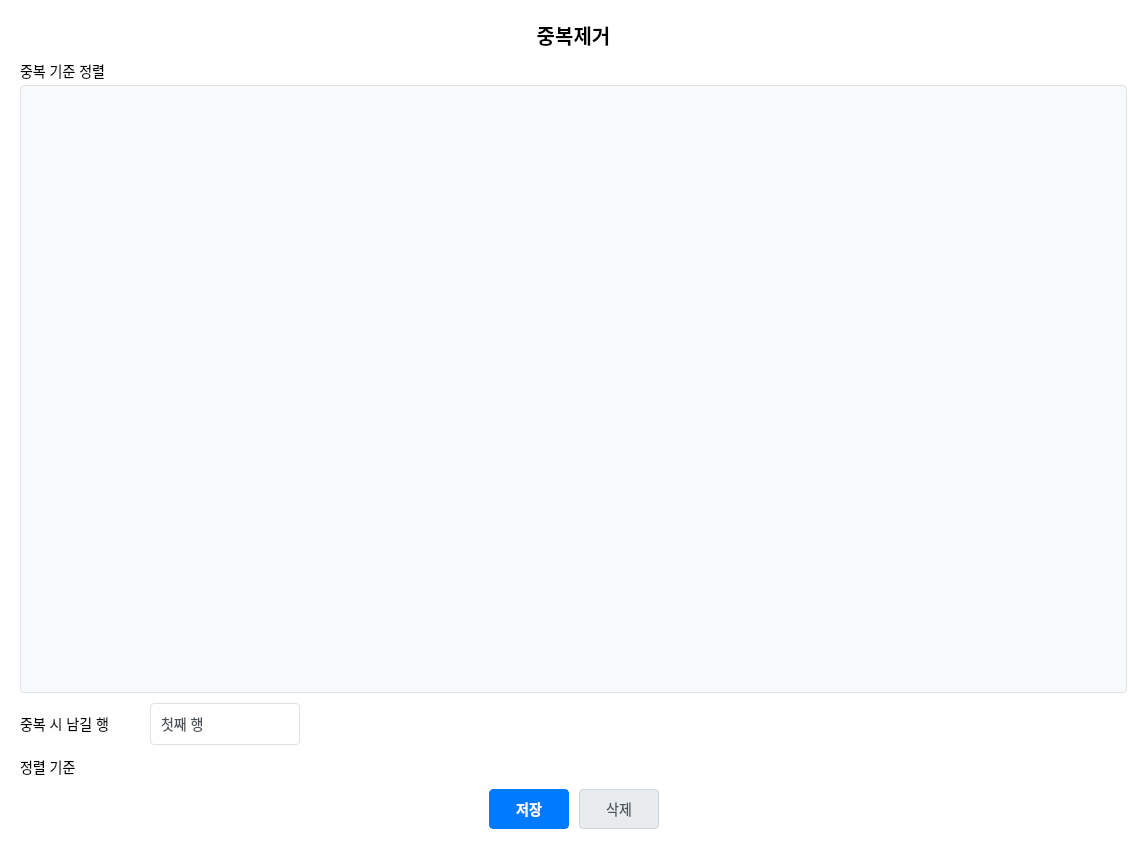
<?xml version="1.0" encoding="UTF-8"?>
<ui version="4.0">
 <class>ExportWidget</class>
 <widget class="QWidget" name="ExportWidget">
  <property name="geometry">
   <rect>
    <x>0</x>
    <y>0</y>
    <width>1147</width>
    <height>849</height>
   </rect>
  </property>
  <property name="styleSheet">
   <string notr="true">QWidget {
    background: white;
}
QLabel {
    color: #000000;
    font-size: 14px;
    background-color: transparent;
}
QLineEdit {
    padding: 8px 12px;
    border: 1px solid #ced4da;
    border-radius: 4px;
    background-color: #ffffff;
    font-size: 14px;
    min-height: 20px;
    color: #495057;
}
QLineEdit:focus {
    border: 1px solid #80bdff;
    outline: 0;
}
QPushButton {
    color: #495057;
    background-color: #e9ecef;
    border: 1px solid #ced4da;
    padding: 8px;
    border-radius: 4px;
    font-size: 14px;
}
QPushButton:hover {
    background-color: #dee2e6;
}
QPushButton#save_button {
    color: #fff;
    background-color: #007bff;
    border-color: #007bff;
    font-weight: bold;
}
QPushButton#save_button:hover {
    color: #fff;
    background-color: #0069d9;
    border-color: #0062cc;
}
QPushButton#save_button:pressed {
    background-color: #0062cc;
    border-color: #005cbf;
}
</string>
  </property>
  <layout class="QVBoxLayout" name="verticalLayout">
   <property name="spacing">
    <number>10</number>
   </property>
   <property name="leftMargin">
    <number>20</number>
   </property>
   <property name="topMargin">
    <number>20</number>
   </property>
   <property name="rightMargin">
    <number>20</number>
   </property>
   <property name="bottomMargin">
    <number>20</number>
   </property>
   <item>
    <widget class="QLabel" name="title_label">
     <property name="styleSheet">
      <string notr="true">font-size: 20px;
font-weight: bold;
color: #000000;
background-color: transparent;</string>
     </property>
     <property name="text">
      <string>중복제거</string>
     </property>
     <property name="alignment">
      <set>Qt::AlignmentFlag::AlignCenter</set>
     </property>
    </widget>
   </item>
   <item>
    <widget class="QScrollArea" name="scrollArea">
     <property name="sizePolicy">
      <sizepolicy hsizetype="Expanding" vsizetype="Expanding">
       <horstretch>0</horstretch>
       <verstretch>1</verstretch>
      </sizepolicy>
     </property>
     <property name="styleSheet">
      <string notr="true">QScrollArea {
    border: none;
    background-color: transparent;
}
QScrollBar:vertical {
    border: none;
    background: #f8f9fa;
    width: 10px;
    margin: 0px;
}
QScrollBar::handle:vertical {
    background: #dee2e6;
    min-height: 20px;
    border-radius: 5px;
}
QScrollBar::handle:vertical:hover {
    background: #adb5bd;
}
QScrollBar::add-line:vertical, QScrollBar::sub-line:vertical {
    height: 0px;
}
QScrollBar::add-page:vertical, QScrollBar::sub-page:vertical {
    background: none;
}</string>
     </property>
     <property name="verticalScrollBarPolicy">
      <enum>Qt::ScrollBarPolicy::ScrollBarAsNeeded</enum>
     </property>
     <property name="horizontalScrollBarPolicy">
      <enum>Qt::ScrollBarPolicy::ScrollBarAlwaysOff</enum>
     </property>
     <property name="widgetResizable">
      <bool>true</bool>
     </property>
     <widget class="QWidget" name="scrollAreaWidgetContents">
      <property name="geometry">
       <rect>
        <x>0</x>
        <y>0</y>
        <width>1107</width>
        <height>723</height>
       </rect>
      </property>
      <layout class="QVBoxLayout" name="scrollLayout">
       <property name="spacing">
        <number>10</number>
       </property>
       <property name="leftMargin">
        <number>0</number>
       </property>
       <property name="topMargin">
        <number>0</number>
       </property>
       <property name="rightMargin">
        <number>0</number>
       </property>
       <property name="bottomMargin">
        <number>0</number>
       </property>
       <item>
        <layout class="QVBoxLayout" name="verticalLayout_2">
         <property name="spacing">
          <number>3</number>
         </property>
         <property name="sizeConstraint">
          <enum>QLayout::SizeConstraint::SetDefaultConstraint</enum>
         </property>
         <item>
          <widget class="QLabel" name="label">
           <property name="styleSheet">
            <string notr="true">QLabel {
    color: #000000;
    font-size: 14px;
    background-color: transparent;
}</string>
           </property>
           <property name="text">
            <string>중복 기준 정렬</string>
           </property>
          </widget>
         </item>
         <item>
          <widget class="QTableWidget" name="column_table">
           <property name="sizePolicy">
            <sizepolicy hsizetype="Expanding" vsizetype="Expanding">
             <horstretch>0</horstretch>
             <verstretch>1</verstretch>
            </sizepolicy>
           </property>
           <property name="minimumSize">
            <size>
             <width>0</width>
             <height>300</height>
            </size>
           </property>
           <property name="styleSheet">
            <string notr="true">QTableWidget {
    background-color: #f8f9fa;
    border: 1px solid #dee2e6;
    border-radius: 4px;
    gridline-color: #e9ecef;
    color: #212529;
}
QTableWidget::item {
    padding: 4px;
    border-bottom: 1px solid #e9ecef;
    color: #212529;
    background-color: white;
}
QTableWidget::item:selected {
    background-color: #e7f5ff;
    color: #212529;
}
QTableWidget::item:focus {
    outline: none;
    border: none;
    background: #e7f5ff;
}
QHeaderView::section {
    background-color: #f8f9fa;
    color: #212529;
    padding: 8px;
    border: none;
    border-right: 1px solid #dee2e6;
    border-bottom: 1px solid #dee2e6;
    font-weight: bold;
}
QScrollBar:vertical {
    border: none;
    background: #f8f9fa;
    width: 10px;
    margin: 0px;
}
QScrollBar::handle:vertical {
    background: #dee2e6;
    min-height: 20px;
    border-radius: 5px;
}
QScrollBar::handle:vertical:hover {
    background: #adb5bd;
}
QScrollBar::add-line:vertical, QScrollBar::sub-line:vertical {
    height: 0px;
}
QScrollBar::add-page:vertical, QScrollBar::sub-page:vertical {
    background: none;
}
QScrollBar:horizontal {
    border: none;
    background: #f8f9fa;
    height: 10px;
    margin: 0px;
}
QScrollBar::handle:horizontal {
    background: #dee2e6;
    min-width: 20px;
    border-radius: 5px;
}
QScrollBar::handle:horizontal:hover {
    background: #adb5bd;
}
QScrollBar::add-line:horizontal, QScrollBar::sub-line:horizontal {
    width: 0px;
}
QScrollBar::add-page:horizontal, QScrollBar::sub-page:horizontal {
    background: none;
}</string>
           </property>
           <property name="editTriggers">
            <set>QAbstractItemView::EditTrigger::NoEditTriggers</set>
           </property>
           <property name="selectionMode">
            <enum>QAbstractItemView::SelectionMode::NoSelection</enum>
           </property>
           <property name="rowCount">
            <number>5</number>
           </property>
           <property name="columnCount">
            <number>0</number>
           </property>
           <attribute name="horizontalHeaderVisible">
            <bool>true</bool>
           </attribute>
           <attribute name="verticalHeaderVisible">
            <bool>false</bool>
           </attribute>
           <row/>
           <row/>
           <row/>
           <row/>
           <row/>
          </widget>
         </item>
         <item>
          <layout class="QVBoxLayout" name="verticalLayout_4"/>
         </item>
        </layout>
       </item>
       <item>
        <layout class="QVBoxLayout" name="verticalLayout_3">
         <item>
          <layout class="QHBoxLayout" name="horizontalLayout_2">
           <item>
            <widget class="QLabel" name="label_2">
             <property name="minimumSize">
              <size>
               <width>120</width>
               <height>0</height>
              </size>
             </property>
             <property name="maximumSize">
              <size>
               <width>120</width>
               <height>16777215</height>
              </size>
             </property>
             <property name="styleSheet">
              <string notr="true">QLabel {
    color: #000000;
    font-size: 14px;
    background-color: transparent;
}</string>
             </property>
             <property name="text">
              <string>중복 시 남길 행</string>
             </property>
            </widget>
           </item>
           <item>
            <widget class="QComboBox" name="comboBox">
             <property name="minimumSize">
              <size>
               <width>150</width>
               <height>42</height>
              </size>
             </property>
             <property name="maximumSize">
              <size>
               <width>150</width>
               <height>16777215</height>
              </size>
             </property>
             <property name="styleSheet">
              <string notr="true">QComboBox {
	background-color: white;
	border: 1px solid #dee2e6;
	border-radius: 4px;
	padding: 5px 10px;
	min-height: 30px;
	color: #495057;
    font-size: 14px;
}
QComboBox:focus {
	border: 1px solid #339af0;
}
QComboBox::drop-down {
	subcontrol-origin: padding;
	subcontrol-position: center right;
	width: 30px;
	border: none;
}
QComboBox::down-arrow {
	image: url(src/ui/resources/images/down-arrow-svgrepo-com.svg);
	width: 10px;
	height: 10px;
	margin-right: 1px;
}
QComboBox QAbstractItemView {
	background-color: white;
	border: 1px solid #dee2e6;
	border-radius: 4px;
	outline: none;
	selection-background-color: #e9ecef;
	selection-color: #000;
}
QComboBox QAbstractItemView::item {
	padding: 8px 20px;
	color: #495057;
}
QComboBox QAbstractItemView::item:selected {
	background-color: #e9ecef;
	color: #000;
}</string>
             </property>
             <item>
              <property name="text">
               <string>첫째 행</string>
              </property>
             </item>
             <item>
              <property name="text">
               <string>마지막 행</string>
              </property>
             </item>
             <item>
              <property name="text">
               <string>남기지 않음</string>
              </property>
             </item>
            </widget>
           </item>
           <item>
            <spacer name="horizontalSpacer_3">
             <property name="orientation">
              <enum>Qt::Orientation::Horizontal</enum>
             </property>
             <property name="sizeHint" stdset="0">
              <size>
               <width>40</width>
               <height>20</height>
              </size>
             </property>
            </spacer>
           </item>
          </layout>
         </item>
        </layout>
       </item>
       <item>
        <layout class="QVBoxLayout" name="sortlayout">
         <item>
          <layout class="QHBoxLayout" name="horizontalLayout_3">
           <item>
            <widget class="QLabel" name="label_3">
             <property name="maximumSize">
              <size>
               <width>70</width>
               <height>16777215</height>
              </size>
             </property>
             <property name="styleSheet">
              <string notr="true">QLabel {
    color: #000000;
    font-size: 14px;
    background-color: transparent;
}</string>
             </property>
             <property name="text">
              <string>정렬 기준</string>
             </property>
            </widget>
           </item>
           <item>
            <widget class="QPushButton" name="sortby_button">
             <property name="minimumSize">
              <size>
               <width>24</width>
               <height>24</height>
              </size>
             </property>
             <property name="maximumSize">
              <size>
               <width>24</width>
               <height>24</height>
              </size>
             </property>
             <property name="styleSheet">
              <string notr="true">QPushButton {
    border: none;
    background: transparent;
}</string>
             </property>
             <property name="text">
              <string/>
             </property>
            </widget>
           </item>
           <item>
            <spacer name="horizontalSpacer_4">
             <property name="orientation">
              <enum>Qt::Orientation::Horizontal</enum>
             </property>
             <property name="sizeHint" stdset="0">
              <size>
               <width>40</width>
               <height>20</height>
              </size>
             </property>
            </spacer>
           </item>
          </layout>
         </item>
         <item>
          <layout class="QVBoxLayout" name="sort_layout"/>
         </item>
        </layout>
       </item>
      </layout>
     </widget>
    </widget>
   </item>
   <item>
    <layout class="QHBoxLayout" name="buttonLayout">
     <item>
      <spacer name="horizontalSpacer">
       <property name="orientation">
        <enum>Qt::Orientation::Horizontal</enum>
       </property>
       <property name="sizeHint" stdset="0">
        <size>
         <width>40</width>
         <height>20</height>
        </size>
       </property>
      </spacer>
     </item>
     <item>
      <widget class="QPushButton" name="save_button">
       <property name="minimumSize">
        <size>
         <width>80</width>
         <height>0</height>
        </size>
       </property>
       <property name="styleSheet">
        <string notr="true">QPushButton {
    color: #495057;
    background-color: #e9ecef;
    border: 1px solid #ced4da;
    padding: 8px;
    border-radius: 4px;
    font-size: 14px;
}
QPushButton:hover {
    background-color: #dee2e6;
}
QPushButton#save_button {
    color: #fff;
    background-color: #007bff;
    border-color: #007bff;
    font-weight: bold;
}
QPushButton#save_button:hover {
    color: #fff;
    background-color: #0069d9;
    border-color: #0062cc;
}
QPushButton#save_button:pressed {
    background-color: #0062cc;
    border-color: #005cbf;
}</string>
       </property>
       <property name="text">
        <string>저장</string>
       </property>
      </widget>
     </item>
     <item>
      <widget class="QPushButton" name="delete_btn">
       <property name="minimumSize">
        <size>
         <width>80</width>
         <height>0</height>
        </size>
       </property>
       <property name="styleSheet">
        <string notr="true">QPushButton {
    color: #495057;
    background-color: #e9ecef;
    border: 1px solid #ced4da;
    padding: 8px;
    border-radius: 4px;
    font-size: 14px;
}
QPushButton:hover {
    background-color: #dee2e6;
}</string>
       </property>
       <property name="text">
        <string>삭제</string>
       </property>
      </widget>
     </item>
     <item>
      <spacer name="horizontalSpacer_2">
       <property name="orientation">
        <enum>Qt::Orientation::Horizontal</enum>
       </property>
       <property name="sizeHint" stdset="0">
        <size>
         <width>40</width>
         <height>20</height>
        </size>
       </property>
      </spacer>
     </item>
    </layout>
   </item>
  </layout>
 </widget>
 <resources/>
 <connections/>
</ui>
